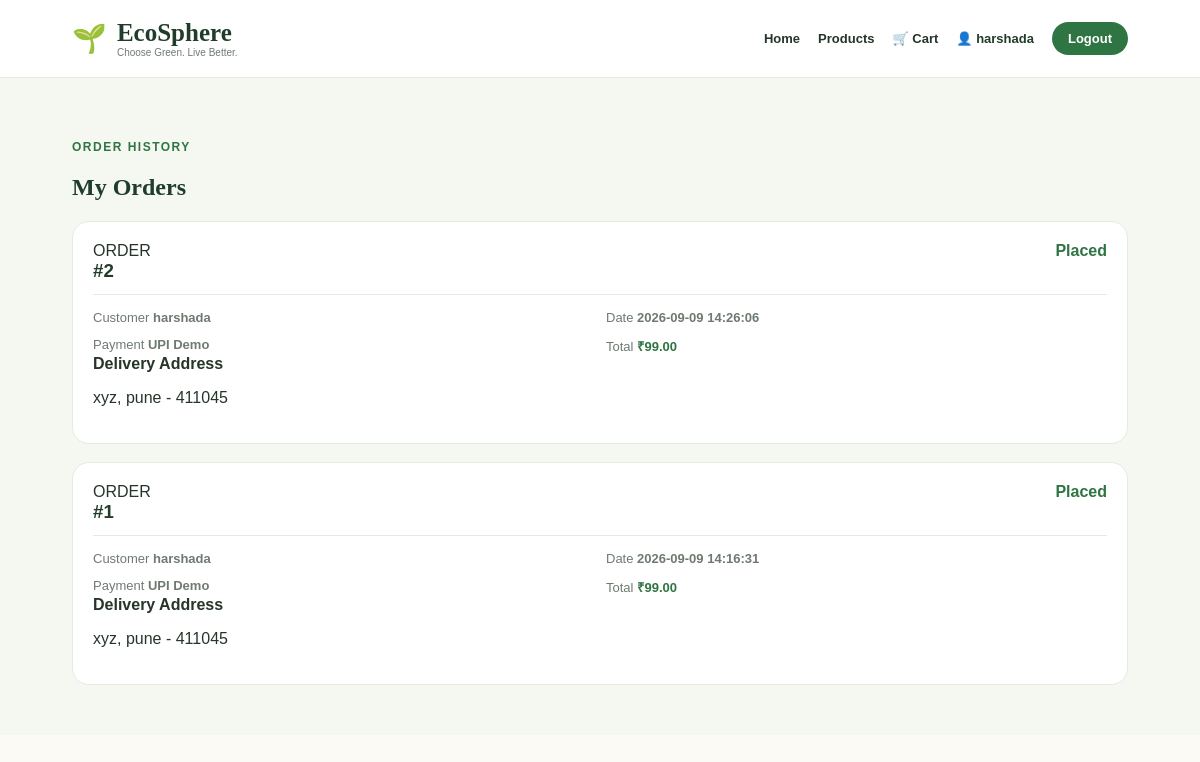
/orders (signed in), run on the app's committed database.
### tables this page shows
CREATE TABLE orders (
            id INTEGER PRIMARY KEY AUTOINCREMENT,
            user_id INTEGER NOT NULL,
            customer_name TEXT NOT NULL,
            address TEXT NOT NULL,
            city TEXT NOT NULL,
            pincode TEXT NOT NULL,
            payment_method TEXT NOT NULL,
            total_amount REAL NOT NULL,
            status TEXT NOT NULL DEFAULT 'Placed',
            order_date TIMESTAMP DEFAULT CURRENT_TIMESTAMP, customer_email TEXT,
            FOREIGN KEY (user_id) REFERENCES users(id)
        );

### app.py (the view)
@app.route("/orders")
def orders():
    if "user_id" not in session:
        return redirect(url_for("login"))
    conn = get_db_connection()
    orders_list = conn.execute("""
        SELECT *
        FROM orders
        WHERE user_id = ?
        ORDER BY order_date DESC, id DESC
    """, (
        session["user_id"],
    )).fetchall()
    conn.close()
    return render_template(
        "orders.html",
        orders=orders_list
    )

### app.py (called while the page is built)
def get_db_connection():
    conn = sqlite3.connect(DATABASE)
    conn.row_factory = sqlite3.Row
    return conn

### templates/orders.html (shortened to what this page needs)
<!DOCTYPE html>
<html lang="en">
<head>
    <link rel="stylesheet"
          href="{{ url_for('static', filename='css/style.css') }}">
</head>
<body>
<nav class="navbar">
    <div class="brand">
        <span class="brand-leaf">🌱</span>
        <div>
            <div class="brand-name">EcoSphere</div>
            <div class="brand-tagline">
                Choose Green. Live Better.
            </div>
        </div>
    </div>
    <div class="nav-links">
        <a href="{{ url_for('home') }}">
            Home
        </a>
        <a href="{{ url_for('products') }}">
            Products
        </a>
        <a href="{{ url_for('cart') }}">
            🛒 Cart
        </a>
        <span class="welcome-user">
            👤 {{ session.get('user_name') }}
        </span>
        <a href="{{ url_for('logout') }}"
           class="login-btn">
            Logout
        </a>
    </div>
</nav>
<section class="orders-page">
    <div class="orders-container">
        <p class="section-label">
            ORDER HISTORY
        </p>
        <h1 class="orders-heading">
            My Orders
        </h1>
        {% if orders %}
            <div class="orders-list">
                {% for order in orders %}
                <div class="order-card">
                    <div class="order-card-header">
                        <div>
                            <span class="orders-label">
                                ORDER
                            </span>
                            <h3>
                                #{{ order['id'] }}
                            </h3>
                        </div>
                        <span class="order-status">
                            {{ order['status'] }}
                        </span>
                    </div>
                    <div class="order-card-body">
                        <div class="order-detail">
                            <span>
                                Customer
                            </span>
                            <strong>
                                {{ order['customer_name'] }}
                            </strong>
                        </div>
                        <div class="order-detail">
                            <span>
                                Date
                            </span>
                            <strong>
                                {{ order['order_date'] }}
                            </strong>
                        </div>
                        <div class="order-detail">
                            <span>
                                Payment
                            </span>
                            <strong>
                                {{ order['payment_method'] }}
                            </strong>
                        </div>
                        <div class="order-detail">
                            <span>
                                Total
                            </span>
                            <strong class="order-total">
                                ₹{{ "%.2f"|format(order['total_amount']) }}
                            </strong>
                        </div>
                    </div>
                    <div class="order-address">
                        <strong>
                            Delivery Address
                        </strong>
                        <p>
                            {{ order['address'] }},
                            {{ order['city'] }} -
                            {{ order['pincode'] }}
                        </p>
                    </div>
                </div>
                {% endfor %}
            </div>
        {% endif %}
    </div>
</section>
</body>
</html>

### static/css/style.css (style rules this page uses)
:root { --dark-green: #203d2b; --green: #2f7544; --light-green: #edf5e9; --soft-green: #f5f8f1; --cream: #fbfaf4; --text: #26352a; --muted: #6f7a71; --white: #ffffff; --border: #e4ebe1; --danger: #a44b4b; }
* { box-sizing: border-box; }
html { scroll-behavior: smooth; }
body { margin: 0; background: var(--cream); color: var(--text); font-family: "DM Sans", Arial, sans-serif; }
a { color: inherit; }
.navbar { min-height: 78px; padding: 14px 6%; display: flex; align-items: center; justify-content: space-between; gap: 25px; background: var(--white); border-bottom: 1px solid var(--border); position: sticky; top: 0; z-index: 20; }
.brand { display: flex; align-items: center; gap: 10px; }
.brand-leaf { font-size: 28px; }
.brand-name { color: var(--dark-green); font-family: "Playfair Display", Georgia, serif; font-size: 25px; font-weight: 700; }
.brand-tagline { color: var(--muted); font-size: 10px; }
.nav-links { display: flex; align-items: center; gap: 18px; flex-wrap: wrap; justify-content: flex-end; }
.nav-links a { text-decoration: none; color: var(--text); font-size: 13px; font-weight: 600; }
.login-btn { background: var(--green); color: var(--white) !important; padding: 9px 16px; border-radius: 20px; }
.welcome-user { color: var(--dark-green); font-size: 13px; font-weight: 700; white-space: nowrap; }
.cart-page, .checkout-page, .orders-page, .success-page, .seller-page { min-height: 70vh; padding: 50px 6%; background: var(--soft-green); }
.cart-container, .checkout-container, .orders-container, .seller-container { max-width: 1100px; margin: auto; }
.cart-container h1, .orders-heading, .seller-heading { color: var(--dark-green); font-family: "Playfair Display", Georgia, serif; }
.orders-list { display: grid; gap: 18px; }
.order-card { padding: 20px; background: white; border: 1px solid var(--border); border-radius: 17px; }
.order-card-header { display: flex; justify-content: space-between; gap: 15px; flex-wrap: wrap; border-bottom: 1px solid var(--border); padding-bottom: 12px; }
.order-card-header h3 { margin: 0; color: var(--dark-green); }
.order-status { color: var(--green); font-weight: 800; }
.order-card-body { display: grid; grid-template-columns: 1fr 1fr; gap: 12px; padding-top: 15px; }
.order-detail { color: var(--muted); font-size: 13px; }
.order-total { color: var(--green); font-weight: 800; }
.order-address { grid-column: 1 / -1; }
.section-label { color: var(--green); font-size: 12px; font-weight: 800; letter-spacing: 1.5px; margin-bottom: 10px; }

### data on the page
orders: id "2", status "Placed", customer_name "harshada", order_date "2026-09-09 14:26:06", payment_method "UPI Demo", total_amount "99.00", address "xyz", city "pune", pincode "411045"
orders: id "1", status "Placed", customer_name "harshada", order_date "2026-09-09 14:16:31", payment_method "UPI Demo", total_amount "99.00", address "xyz", city "pune", pincode "411045"

### other printed values
{{ session.get('user_name') }} "harshada"
